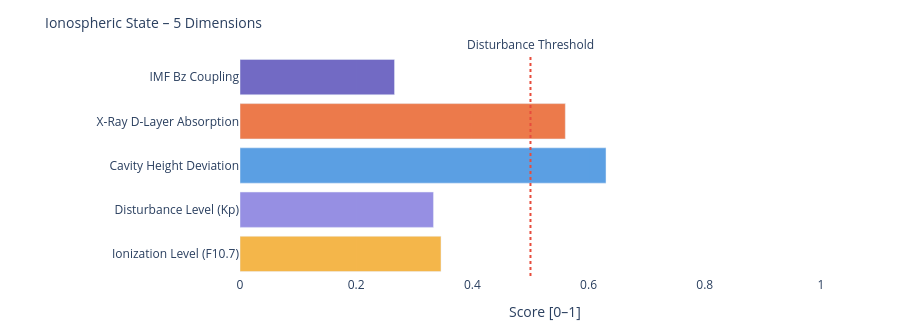

Notebook code cell kept with this figure:
### Markdown cell above
---
### 📐 Systemic Insight: Geometric Cavity vs. Real Schumann Resonance

**Relevant for:** Layer 6 = delta analysis &nbsp;|&nbsp; Layer 7 = feature vector / system interpretation

A cavity height change from 80 km to 70 km shifts the **idealized geometric frequencies** only minimally:

| Modus | Aktuell | Referenz | Δ |
|-------|---------|----------|---|
| SR-1 | 10.4762 Hz | 10.4599 Hz | +16 mHz |
| SR-2 | 18.1452 Hz | 18.1171 Hz | +28 mHz |
| SR-3 | 25.6612 Hz | 25.6215 Hz | +40 mHz |
| SR-4 | 33.1285 Hz | 33.0772 Hz | +51 mHz |

The geometric effect is limited because 10 km is very small compared to Earth's radius (~6371 km).

**Consequence:** Real Schumann deviations are likely driven more strongly by **conductivity, damping, day/night structure, lightning distribution and source geometry** than by pure cavity height.

---

**Layer 6 compares:**
```
geometric Δ from Layer 4  vs.  observed Δ from real Schumann measurement data
```

**Layer 7 Feature:**
```
If real Δ >> geometric Δ  →  non-geometric factors dominant
```

### Code cell
# ============================================================
# IONOSPHERIC STATE – Summary gauge
# Five dimensions: ionization, disturbance, cavity height, X-Ray, Bz coupling
# ============================================================

def norm(v, lo, hi):
    if v is None: return None
    return round(max(0.0, min(1.0, (v - lo) / (hi - lo))), 3)

# Ionization level (F10.7 → F2-Layer)
ioniz = norm(f107_val, 60, 250)

# Disturbance level (Kp → E/F-Layer irregularities)
disturb = norm(kp_val, 0, 9)

# Cavity height deviation from reference (80 km)
h_dev = norm(abs(h_eff - 80), 0, 20)

# X-Ray ionization (D-Layer absorption)
xray_ioniz = None
if xray_now is not None:
    xray_ioniz = norm(math.log10(max(xray_now, 1e-9)) + 9, 0, 5)

# Bz coupling (southward Bz → stronger magnetosphere-ionosphere coupling)
bz_coupling = norm(-(bz_now or 0), -5, 30) if bz_now is not None else None

dims = [
    ('Ionization Level (F10.7)',    ioniz,      '#F2A623'),
    ('Disturbance Level (Kp)',      disturb,    '#7F77DD'),
    ('Cavity Height Deviation',     h_dev,      '#378ADD'),
    ('X-Ray D-Layer Absorption',    xray_ioniz, '#E85D24'),
    ('IMF Bz Coupling',             bz_coupling,'#534AB7'),
]

fig = go.Figure()
for name, val, col in dims:
    if val is not None:
        h = int(val * 20)
        bar = '█' * h + '░' * (20 - h)
        label = f'{name}:  {bar}  {val:.3f}'
    else:
        label = f'{name}:  {"─" * 20}  n/a'
    fig.add_trace(go.Bar(
        x=[val if val is not None else 0],
        y=[name],
        orientation='h',
        marker_color=col, opacity=0.82,
        showlegend=False
    ))

fig.add_vline(x=0.5, line_dash='dot', line_color='#e74c3c',
              annotation_text='Disturbance Threshold', annotation_position='top')
fig.update_layout(
    title=dict(text='Ionospheric State – 5 Dimensions', font=dict(size=14)),
    xaxis=dict(title='Score [0–1]', range=[0, 1.05]),
    height=330, plot_bgcolor='rgba(0,0,0,0)', paper_bgcolor='rgba(0,0,0,0)',
    margin=dict(l=240, r=50, t=55, b=40)
)
fig.show()

print(f'\nIonospheric state:')
for name, val, _ in dims:
    print(f'  {name:<35} {val:.3f}' if val is not None else f'  {name:<35} n/a')

### Figure 1 — Plotly figure (JSON) as saved in the notebook; plotly's stock layout.template omitted (floating-point values rounded to 4 significant figures)
{"data": [{"marker": {"color": "#F2A623"}, "opacity": 0.82, "orientation": "h", "showlegend": false, "type": "bar", "x": [0.346], "y": ["Ionization Level (F10.7)"]}, {"marker": {"color": "#7F77DD"}, "opacity": 0.82, "orientation": "h", "showlegend": false, "type": "bar", "x": [0.333], "y": ["Disturbance Level (Kp)"]}, {"marker": {"color": "#378ADD"}, "opacity": 0.82, "orientation": "h", "showlegend": false, "type": "bar", "x": [0.63], "y": ["Cavity Height Deviation"]}, {"marker": {"color": "#E85D24"}, "opacity": 0.82, "orientation": "h", "showlegend": false, "type": "bar", "x": [0.56], "y": ["X-Ray D-Layer Absorption"]}, {"marker": {"color": "#534AB7"}, "opacity": 0.82, "orientation": "h", "showlegend": false, "type": "bar", "x": [0.266], "y": ["IMF Bz Coupling"]}], "layout": {"annotations": [{"showarrow": false, "text": "Disturbance Threshold", "x": 0.5, "xanchor": "center", "xref": "x", "y": 1, "yanchor": "bottom", "yref": "y domain"}], "height": 330, "margin": {"b": 40, "l": 240, "r": 50, "t": 55}, "paper_bgcolor": "rgba(0,0,0,0)", "plot_bgcolor": "rgba(0,0,0,0)", "shapes": [{"line": {"color": "#e74c3c", "dash": "dot"}, "type": "line", "x0": 0.5, "x1": 0.5, "xref": "x", "y0": 0, "y1": 1, "yref": "y domain"}], "title": {"font": {"size": 14}, "text": "Ionospheric State – 5 Dimensions"}, "xaxis": {"range": [0, 1.05], "title": {"text": "Score [0–1]"}}}}
